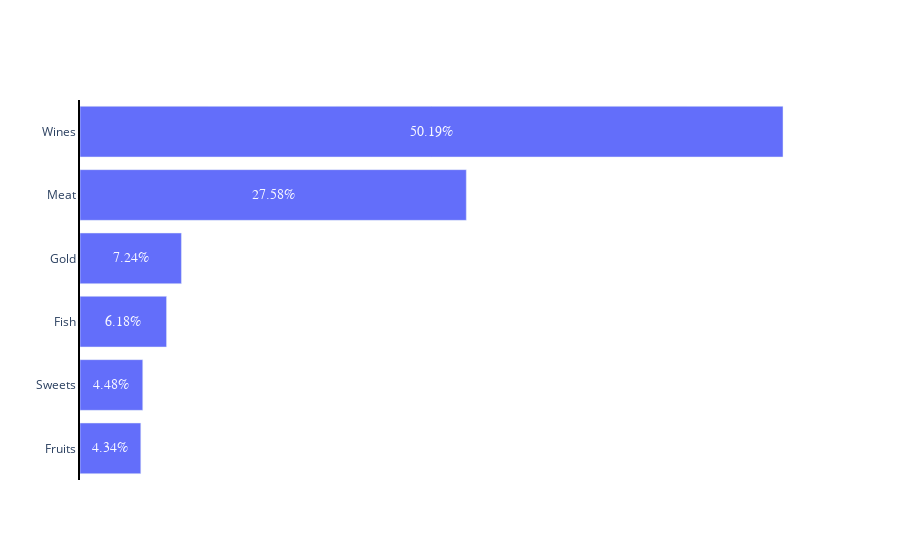

Notebook cell for this chart:
### Code cell
import plotly.graph_objects as go

fig = go.Figure(go.Bar(
            x=sales[:],
            y=sales.index,
            orientation='h'))


annotations = []
for i in sales.index:
    annotations.append(dict(xref='x', yref='y',
                            x=sales[i]*0.5, y=i,
                            text=str(sales[i]) + '%',
                            font=dict(family='Arial', size=14,
                                      color='rgb(248, 248, 255)'),
                            showarrow=False))
    



fig.update_layout(annotations=annotations)
fig.update_layout({'plot_bgcolor': 'rgba(0, 0, 0, 0)','paper_bgcolor': 'rgba(0, 0, 0, 0)'})
fig.update_yaxes(showline=True, linewidth=2, linecolor='black')

fig.update_xaxes(visible=False)

fig.show()

### Figure 1 — Plotly figure (JSON) as saved in the notebook; plotly's stock layout.template omitted (floating-point values rounded to 4 significant figures)
{"data": [{"orientation": "h", "type": "bar", "x": [4.34, 4.48, 6.18, 7.24, 27.58, 50.19], "y": ["Fruits", "Sweets", "Fish", "Gold", "Meat", "Wines"]}], "layout": {"annotations": [{"font": {"color": "rgb(248, 248, 255)", "family": "Arial", "size": 14}, "showarrow": false, "text": "4.34%", "x": 2.17, "xref": "x", "y": "Fruits", "yref": "y"}, {"font": {"color": "rgb(248, 248, 255)", "family": "Arial", "size": 14}, "showarrow": false, "text": "4.48%", "x": 2.24, "xref": "x", "y": "Sweets", "yref": "y"}, {"font": {"color": "rgb(248, 248, 255)", "family": "Arial", "size": 14}, "showarrow": false, "text": "6.18%", "x": 3.09, "xref": "x", "y": "Fish", "yref": "y"}, {"font": {"color": "rgb(248, 248, 255)", "family": "Arial", "size": 14}, "showarrow": false, "text": "7.24%", "x": 3.62, "xref": "x", "y": "Gold", "yref": "y"}, {"font": {"color": "rgb(248, 248, 255)", "family": "Arial", "size": 14}, "showarrow": false, "text": "27.58%", "x": 13.79, "xref": "x", "y": "Meat", "yref": "y"}, {"font": {"color": "rgb(248, 248, 255)", "family": "Arial", "size": 14}, "showarrow": false, "text": "50.19%", "x": 25.09, "xref": "x", "y": "Wines", "yref": "y"}], "paper_bgcolor": "rgba(0, 0, 0, 0)", "plot_bgcolor": "rgba(0, 0, 0, 0)", "xaxis": {"visible": false}, "yaxis": {"linecolor": "black", "linewidth": 2, "showline": true}}}
